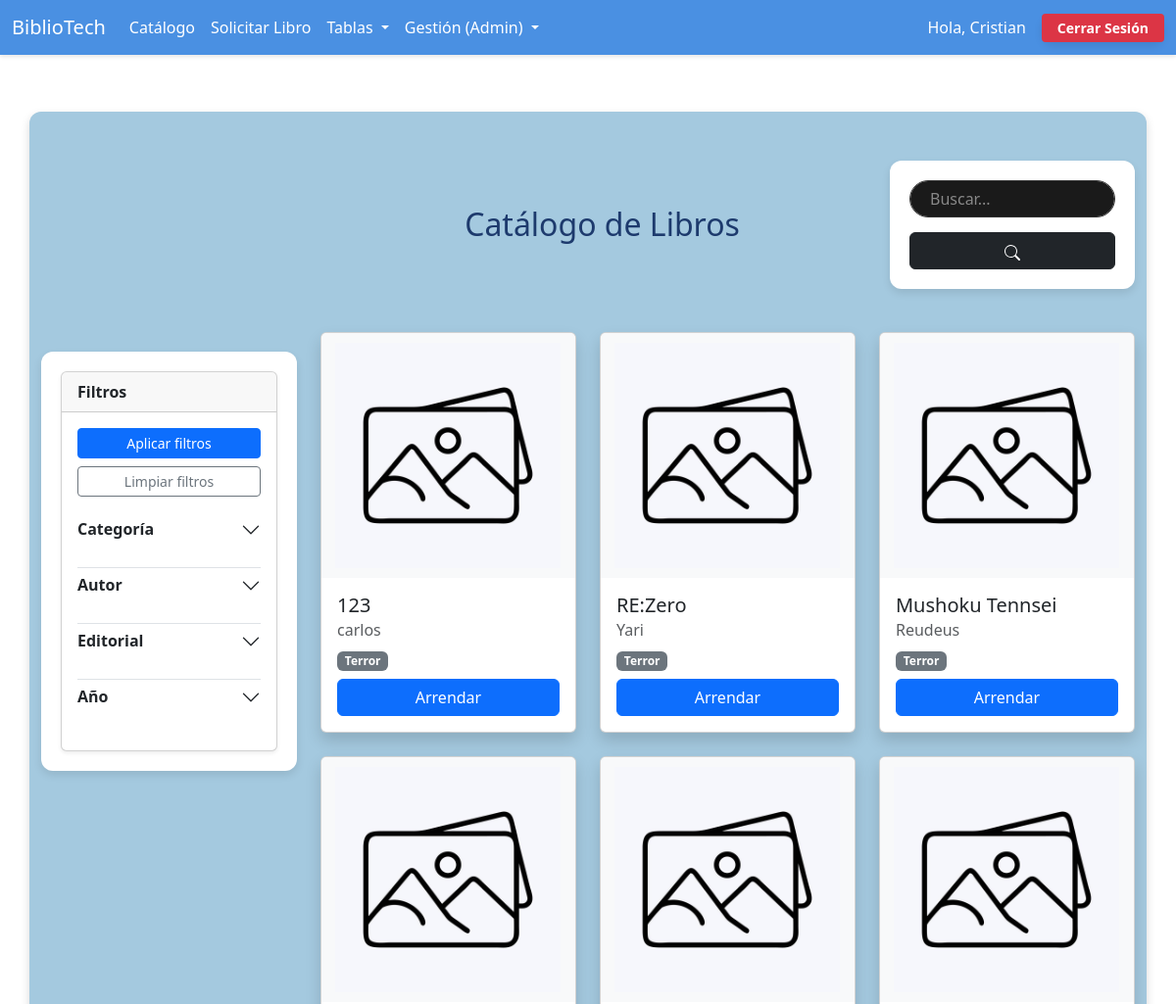
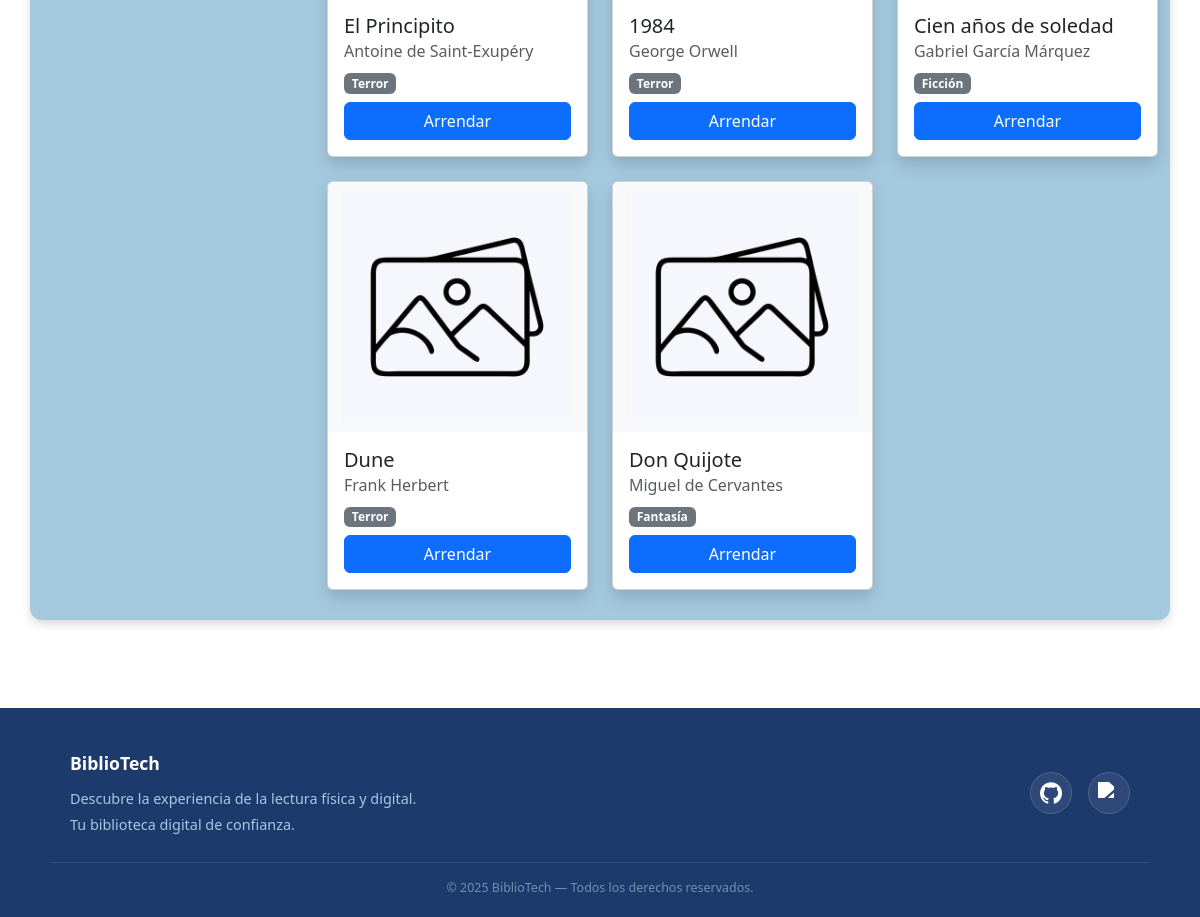
Page /catalogo/ (signed in) on the committed database (2 pictures, top to bottom).
### apps/libros/models.py (models this page shows, shortened)
class Libro(models.Model):
    id = models.AutoField(primary_key=True)
    id_libro = models.CharField( verbose_name="ID Libro", max_length=13, unique=True,)
    titulo = models.CharField(max_length=200)
    autor = models.CharField(max_length=100)
    editorial = models.CharField(max_length=100)
    anio = models.IntegerField(verbose_name="Año")
    stock = models.IntegerField()
    activo = models.BooleanField(default=True, verbose_name="¿Está activo?")
    categoria = models.ForeignKey(
    Categoria,
    on_delete=models.SET_NULL,
    null=True,
    blank=True,
    verbose_name="Categoría"
    )
    descripcion = models.TextField(blank=True, null=True, verbose_name="Descripción")
    class Meta:
        verbose_name = "Libro"
        verbose_name_plural = "Libros"

class Categoria(models.Model):
    nombre = models.CharField(max_length=100, unique=True, verbose_name="Nombre")
    descripcion = models.TextField(blank=True, null=True, verbose_name="Descripción")
    class Meta:
        verbose_name = "Categoría"
        verbose_name_plural = "Categorías"
        ordering = ['nombre']

### apps/libros/views.py (the view)
# urls.py: path('catalogo/', libroV.catalogo, name='catalogo'),
def catalogo(request):
    query = request.GET.get('search', '')
    categorias_sel = request.GET.getlist('categoria')
    autores_sel = request.GET.getlist('autor')
    editoriales_sel = request.GET.getlist('editorial')
    anios_sel = request.GET.getlist('anio')
    libros = Libro.objects.filter(activo=True)
    if query:
        libros = libros.filter(titulo__icontains=query) | libros.filter(autor__icontains=query)
    if categorias_sel:
        libros = libros.filter(categoria__id__in=categorias_sel)
    if autores_sel:
        libros = libros.filter(autor__in=autores_sel)
    if editoriales_sel:
        libros = libros.filter(editorial__in=editoriales_sel)
    if anios_sel:
        libros = libros.filter(anio__in=anios_sel)
    todos_libros = Libro.objects.filter(activo=True)
    return render(request, 'catalogo.html', {
        'libros': libros,
        'categorias': Categoria.objects.all(),
        'autores': todos_libros.values_list('autor', flat=True).distinct().order_by('autor'),
        'editoriales': todos_libros.values_list('editorial', flat=True).distinct().order_by('editorial'),
        'anios': todos_libros.values_list('anio', flat=True).distinct().order_by('-anio'),
        'categorias_sel': categorias_sel,
        'autores_sel': autores_sel,
        'editoriales_sel': editoriales_sel,
        'anios_sel': anios_sel,
    })

### templates/catalogo.html (shortened to what this page needs)
{% load static %}
<!DOCTYPE html>
<html lang="en">
<head>
    <link rel="stylesheet" href="{% static 'css/style.css' %}">
    <link rel="stylesheet" href="{% static 'css/footer.css' %}">
    <link rel="stylesheet" href="{% static 'css/formularios.css' %}">
    <link rel="stylesheet" href="{% static 'css/navbar.css' %}">
    <link href="https://cdn.jsdelivr.net/npm/bootstrap@5.3.3/dist/css/bootstrap.min.css" rel="stylesheet">
</head>
<body>
    <div id="main-container">
        <header>
            <nav class="navbar navbar-expand-lg navbar-custom">
                <div class="container-fluid">
                    <a class="navbar-brand" href="{% url 'index' %}">BiblioTech</a>
                    <div class="collapse navbar-collapse" id="navbarNavDropdown">
                        <ul class="navbar-nav me-auto">
                            <li class="nav-item">
                                <a class="nav-link" href="{% url 'catalogo' %}">Catálogo</a>
                            </li>
                            {% if user.is_authenticated %}
                            <li class="nav-item">
                                <a class="nav-link" href="{% url 'renta' %}">Solicitar Libro</a>
                            </li>
                            <li class="nav-item dropdown">
                                <a class="nav-link dropdown-toggle" href="#" role="button" data-bs-toggle="dropdown"
                                    aria-expanded="false">
                                    Tablas
                                </a>
                            </li>
                            {% if user.is_superuser%}
                            <li class="nav-item dropdown">
                                <a class="nav-link dropdown-toggle" href="#" role="button" data-bs-toggle="dropdown"
                                    aria-expanded="false">
                                    Gestión (Admin)
                                </a>
                            </li>
                            {% endif %}
                            {% endif %}
                        </ul>
                        {% if user.is_authenticated %}
                        <div class="d-flex align-items-center">
                            <span class="navbar-text me-3 text-white" style="color: inherit;">
                                Hola, {{ user.first_name|default:user.username|title }}
                            </span>
                            <form action="{% url 'logout' %}" method="post"
                                class="d-flex m-0 p-0 bg-transparent border-0">
                                <button class="btn btn-sm btn-danger border-0 fw-bold px-3" type="submit">Cerrar
                                    Sesión</button>
                            </form>
                        </div>
                        {% endif %}
                    </div>
                </div>
            </nav>
        </header>
        <div class="container my-5">
            <div class="d-flex justify-content-between align-items-center mb-4">
                <div class="col-12 col-md-6 text-center">
                    <h2 class="m-0">Catálogo de Libros</h2>
                </div>
                <div class="position-relative rounded-search" style="width: 250px;">
                    <form method="GET" action="{% url 'catalogo' %}" class="d-flex" id="form-search">
                        <input type="text" name="search" class="form-control" placeholder="Buscar..."
                            value="{{ request.GET.search|default:'' }}" aria-label="Buscar libro">
                        <button class="btn btn-dark" type="submit">
                        </button>
                    </form>
                </div>
            </div>
            <div class="row">
                <div class="col-12 col-md-3 mb-4">
                    <form method="GET" action="{% url 'catalogo' %}" id="form-filtros">
                        <div class="card shadow-sm">
                            <div class="card-header fw-bold">Filtros</div>
                            <div class="card-body p-3">
                                <div class="d-grid gap-2 mb-3">
                                    <button type="submit" class="btn btn-primary btn-sm">Aplicar filtros</button>
                                    <a href="{% url 'catalogo' %}{% if request.GET.search %}?search={{ request.GET.search }}{% endif %}"
                                        class="btn btn-outline-secondary btn-sm">Limpiar filtros</a>
                                </div>
                                <div class="accordion accordion-flush" id="accordionFiltros">
                                    {% if categorias %}
                                    <div class="accordion-item">
                                        <h2 class="accordion-header">
                                            <button
                                                class="accordion-button {% if not categorias_sel %}collapsed{% endif %} py-2 px-0 bg-transparent shadow-none fw-semibold"
                                                type="button" data-bs-toggle="collapse"
                                                data-bs-target="#collapseCategoria">
                                                Categoría
                                            </button>
                                        </h2>
                                    </div>
                                    {% endif %}
                                    {% if autores %}
                                    <div class="accordion-item">
                                        <h2 class="accordion-header">
                                            <button
                                                class="accordion-button {% if not autores_sel %}collapsed{% endif %} py-2 px-0 bg-transparent shadow-none fw-semibold"
                                                type="button" data-bs-toggle="collapse" data-bs-target="#collapseAutor">
                                                Autor
                                            </button>
                                        </h2>
                                    </div>
                                    {% endif %}
                                    {% if editoriales %}
                                    <div class="accordion-item">
                                        <h2 class="accordion-header">
                                            <button
                                                class="accordion-button {% if not editoriales_sel %}collapsed{% endif %} py-2 px-0 bg-transparent shadow-none fw-semibold"
                                                type="button" data-bs-toggle="collapse"
                                                data-bs-target="#collapseEditorial">
                                                Editorial
                                            </button>
                                        </h2>
                                    </div>
                                    {% endif %}
                                    {% if anios %}
                                    <div class="accordion-item">
                                        <h2 class="accordion-header">
                                            <button
                                                class="accordion-button {% if not anios_sel %}collapsed{% endif %} py-2 px-0 bg-transparent shadow-none fw-semibold"
                                                type="button" data-bs-toggle="collapse" data-bs-target="#collapseAnio">
                                                Año
                                            </button>
                                        </h2>
                                    </div>
                                    {% endif %}
                                </div>
                            </div>
                        </div>
                    </form>
                </div>
                <div class="col-12 col-md-9">
                    <div class="row g-4">
                        {% for libro in libros %}
                        <div class="col-md-6 col-lg-4">
                            <a href="{% url 'detalle_libro' libro.id %}" class="text-decoration-none text-dark">
                                <div class="card h-100 shadow" style="cursor: pointer; transition: transform 0.2s;"
                                    onmouseover="this.style.transform='scale(1.03)'"
                                    onmouseout="this.style.transform='scale(1)'">
                                    <img src="{% static 'image/img_defecto.jpg' %}" class="card-img-top"
                                        alt="{{ libro.titulo }}">
                                    <div class="card-body d-flex flex-column">
                                        <h5 class="card-title">{{ libro.titulo }}</h5>
                                        <h6 class="card-subtitle mb-2 text-muted">{{ libro.autor }}</h6>
                                        {% if libro.categoria %}
                                        <span class="badge bg-secondary mb-2" style="width: fit-content;">
                                            {{ libro.categoria.nombre }}
                                        </span>
                                        {% endif %}
                                        {% if user.is_authenticated %}
                                        <a href="{% url 'renta' %}?libro={{ libro.id }}" class="btn btn-primary mt-auto"
                                            onclick="event.stopPropagation()">
                                            Arrendar
                                        </a>
                                        {% endif %}
                                    </div>
                                </div>
                            </a>
                        </div>
                        {% empty %}
                        <div class="col-12 text-center my-5">
                            <p class="text-muted fs-5">No se encontraron libros que coincidan con tu búsqueda.</p>
                        </div>
                        {% endfor %}
                    </div>
                </div>
            </div>
        </div>
        <footer class="site-footer">
            <div id="footer-container">
                <div class="footer-top">
                    <strong>BiblioTech</strong>
                    Descubre la experiencia de la lectura física y digital.<br>
                    Tu biblioteca digital de confianza.
                </div>
                <ul class="footer-links">
                    <li>
                        <a class="link" href="https://github.com/crisdev06/BiblioTech" target="_blank" rel="noreferrer"
                            title="GitHub">
                            <img class="logo" src="{% static 'icons/github.png' %}" alt="GitHub">
                        </a>
                    </li>
                    <li>
                        <a class="link" href="https://portal.inacap.cl" target="_blank" title="INACAP">
                            <img class="logo" src="{% static 'icons/inacap.png' %}" alt="INACAP">
                        </a>
                    </li>
                </ul>
            </div>
            <div class="footer-bottom">
                © 2025 BiblioTech — Todos los derechos reservados.
            </div>
        </footer>
</body>
</html>

### rows in the picture
Libro: titulo "123", autor "carlos", categoria.nombre "Terror"
Libro: titulo "RE:Zero", autor "Yari", categoria.nombre "Terror"
Libro: titulo "Mushoku Tennsei", autor "Reudeus", categoria.nombre "Terror"
Libro: titulo "El Principito", autor "Antoine de Saint-Exupéry", categoria.nombre "Terror"
Libro: titulo "1984", autor "George Orwell", categoria.nombre "Terror"
Libro: titulo "Cien años de soledad", autor "Gabriel García Márquez", categoria.nombre "Ficción"
Libro: titulo "Dune", autor "Frank Herbert", categoria.nombre "Terror"
Libro: titulo "Don Quijote", autor "Miguel de Cervantes", categoria.nombre "Fantasía"

### other values in the picture
{{ user.first_name|default:user.username|title }} "Cristian"
